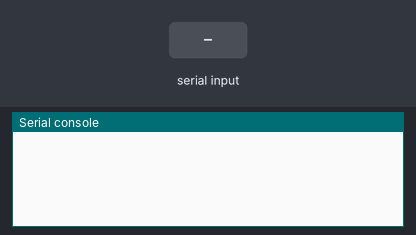
The program below on a simulated CircuitPython board. Parts: the last lines printed to the serial console. The test bench sets the inputs (shaded band).

Above: at 1.2 s.
1.3 s: "1" typed at the serial console, then Enter
At 2.4 s:
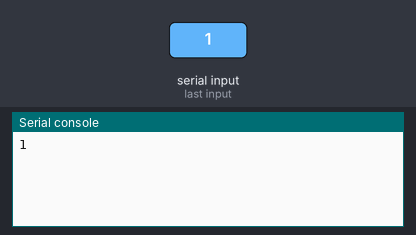
3.5 s: "1\n" received over the second serial link
At 5.5 s:
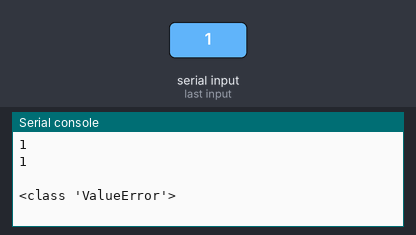
6.0 s: "0" typed at the serial console, then Enter
At 7.1 s:
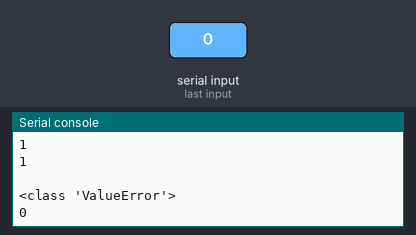
7.5 s: "2\n" received over the second serial link
At 9.7 s:
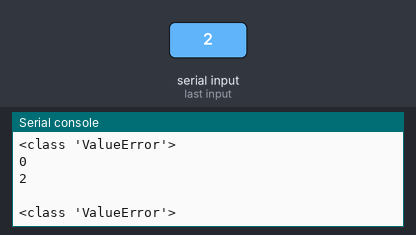
Timing chart, 0 to 10.0 s (numbered marks = the images above; inputs shaded):
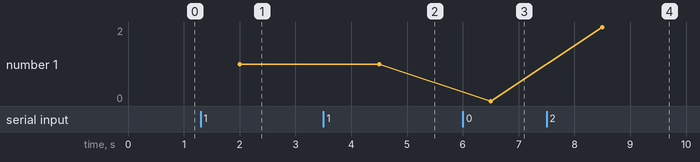

Measured:
- after the input at 1.3 s, the serial console: prints a new line after 0.70 s (image 1)
- after the input at 3.5 s, the serial console: prints a new line after 1.0 s (image 2)
- after the input at 6.0 s, the serial console: prints a new line after 0.50 s (image 3)
- after the input at 7.5 s, the serial console: prints a new line after 1.0 s (image 4)
- plotted number 1: 1 → 0 after the input at 6.0 s, 0 → 2 after the input at 7.5 s

The program:

code-text_receiver.py
```python
#rename to code.py Put This code into another Circuitpython microcontroller
#type MODE+TEST
#type AT+TEST
#monitor that the message is received in HEX and converted into String

import board
import busio
import digitalio
import time
import supervisor
import binascii
import re

uart = busio.UART(board.D0, board.D1, baudrate=9600)
get_input = True
message_started = False
message_print = []
allstring = ""
printshow = False
while True:
    if supervisor.runtime.serial_bytes_available:
        allstring=""
        userinput = input().strip()

        b = bytes(userinput, 'utf-8')
        uart.write(b)
        continue
    byte_read = uart.readline()# read up to 32 bytes
    if byte_read != None:
        allstring += byte_read.decode()
        printshow = True
    else:
        if printshow == True:
            if allstring != "":
                print(allstring)
                left ='"3C'
                right ='3E"'
                try:

                    b =allstring[allstring.index(left)+len(left):allstring.index(right)]
                    print(binascii.unhexlify(b).decode('utf8'))
                    #print(b)
                except ValueError:
                    print(ValueError)
                    pass


            allstring=""
            printshow ==False
```
